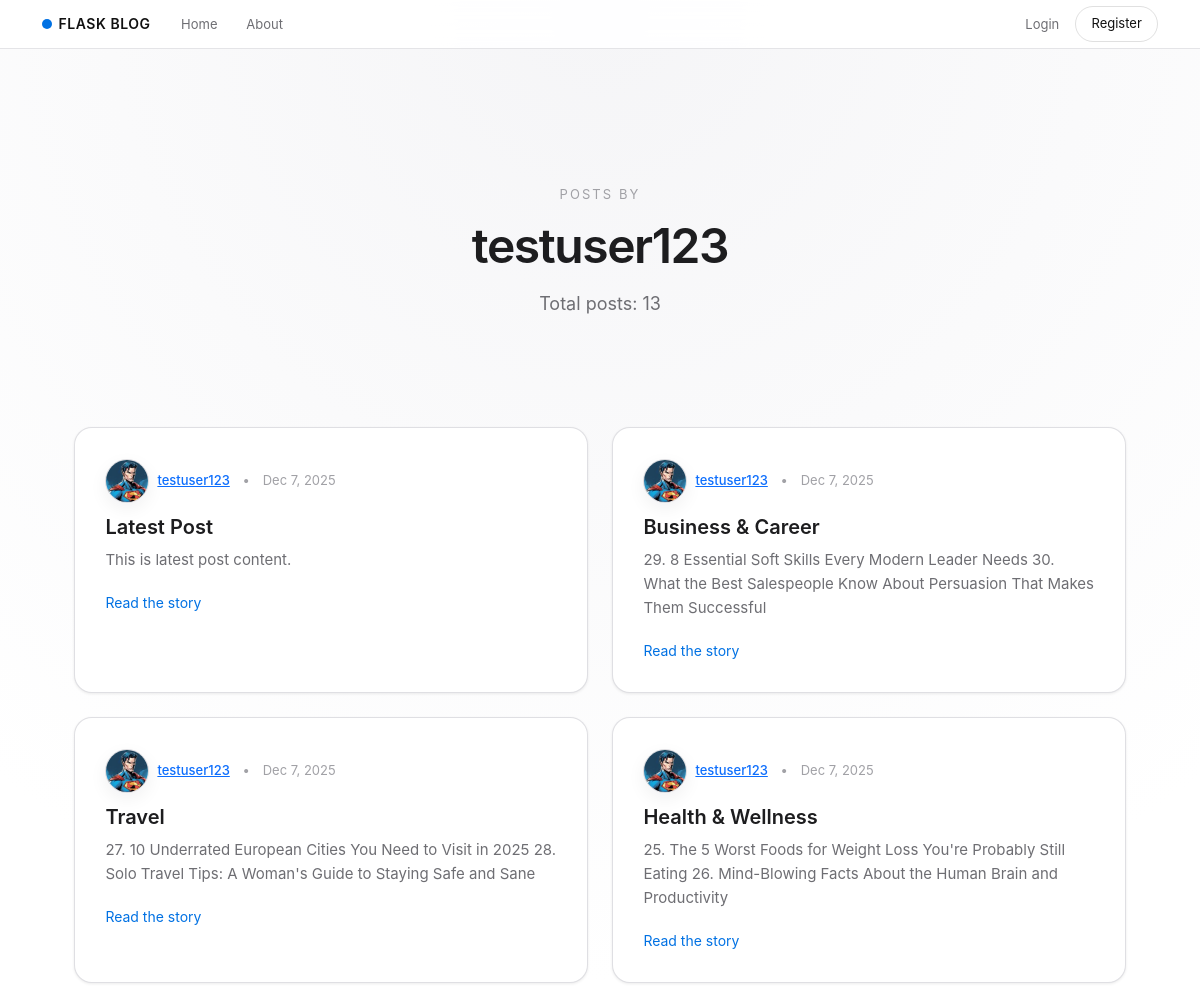
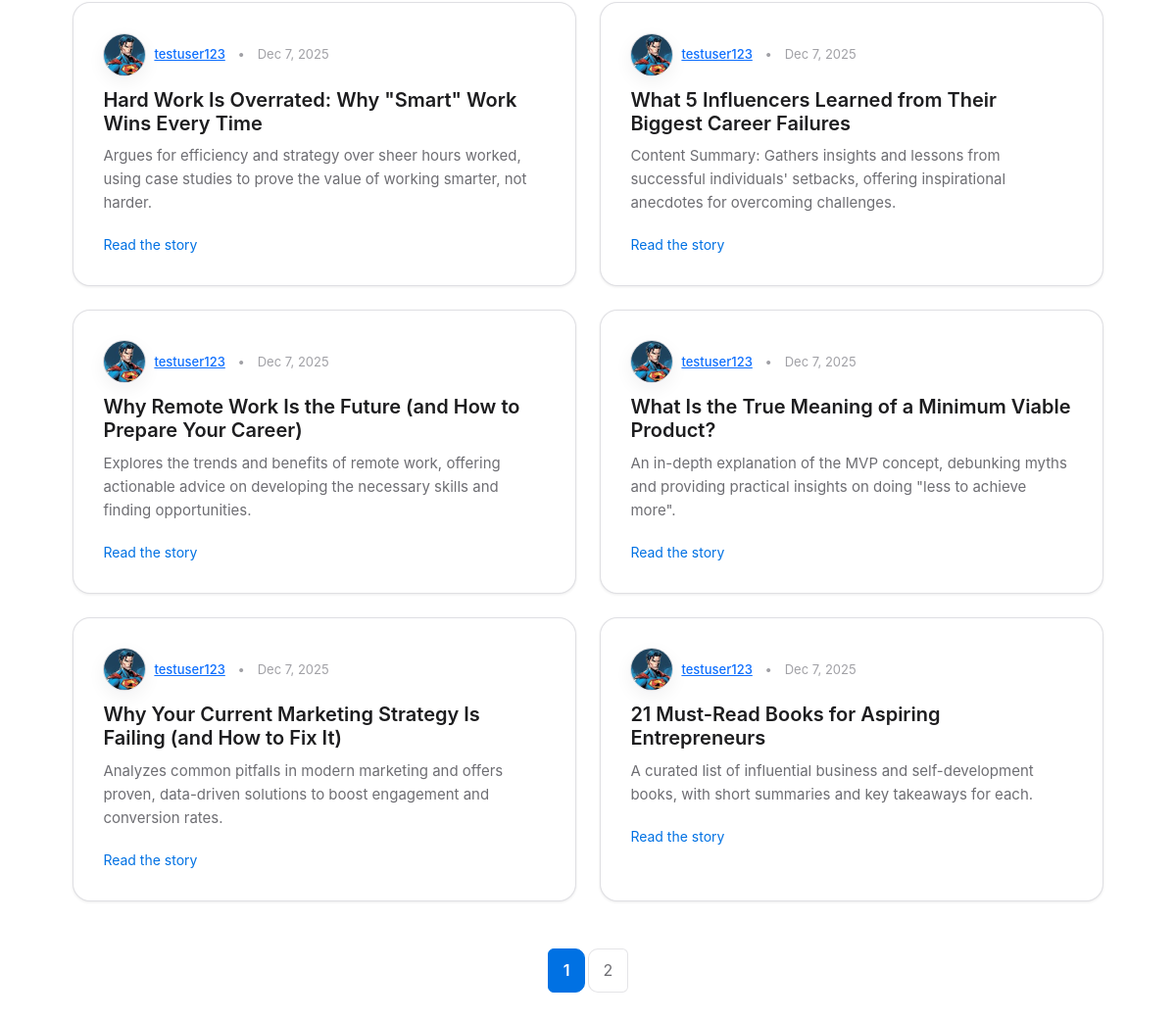
Page /user/testuser123 on the earlier database version (2 pictures, top to bottom).
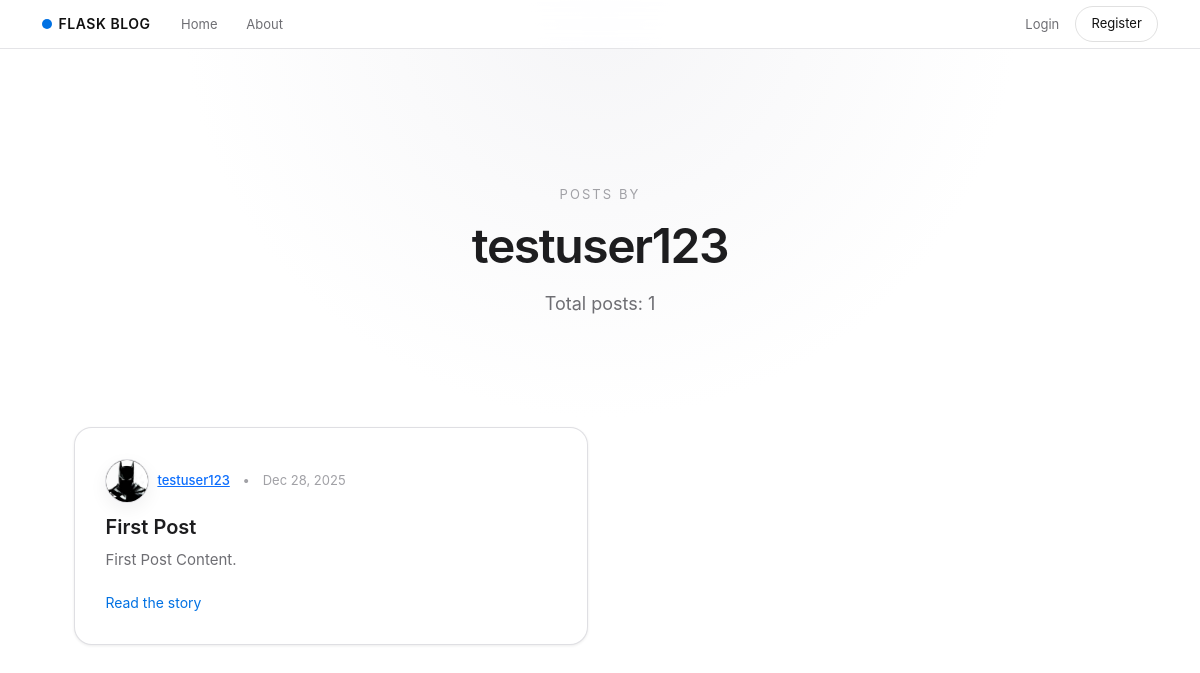
Same page on the later database version.
### flaskblog/models.py (models this page shows, shortened)
class User(db.Model, UserMixin):
    id = db.Column(db.Integer, primary_key=True)
    username = db.Column(db.String(20), unique=True, nullable=False)
    email = db.Column(db.String(120), unique=True, nullable=False)
    image_file = db.Column(db.String(20), nullable=False, default='default.jpg')
    password = db.Column(db.String(60), nullable=False)
    posts = db.relationship('Post', backref='author', lazy=True)

class Post(db.Model):
    id = db.Column(db.Integer, primary_key=True)
    title = db.Column(db.String(100), nullable=False)
    date_posted = db.Column(
        db.DateTime(timezone=True),
        nullable=False,
        default=lambda: datetime.now(timezone.utc)
    )
    content = db.Column(db.Text, nullable=False)
    user_id = db.Column(db.Integer, db.ForeignKey('user.id'), nullable=False)

### flaskblog/users/routes.py (the view)
@users.route("/user/<string:username>")
def user_posts(username):
    user = db.session.execute(
                db.select(User).filter_by(username=username)
            ).scalar_one_or_none() or abort(404)
    page = request.args.get('page', 1, type=int)
    posts = Post.query.filter_by(author=user).order_by(Post.date_posted.desc()).paginate(page=page, per_page=10)
    return render_template('user_posts.html', posts=posts, user=user)

### flaskblog/templates/user_posts.html
{% extends "layout.html" %} {% block content %}
<section class="hero text-center">
  <p class="hero-eyebrow">Posts by</p>
  <h1 class="hero-title">{{ user.username }}</h1>
  <p class="hero-subtitle">Total posts: {{ posts.total }}</p>
</section>
<section class="stories-section">
  <div class="row g-4">
    {% for post in posts.items %}
    <div class="col-md-6">
      <article class="story-tile">
        <div class="story-meta">
          <img
            class="story-avatar"
            src="{{ url_for('static', filename='profile_pics/' ~ post.author.image_file) }}"
            alt="{{ post.author.username }} avatar"
          />
          <a
            class="story-author"
            href="{{ url_for('users.user_posts', username=post.author.username) }}"
          >
            {{ post.author.username }}
          </a>
          <span class="story-dot">•</span>
          <span class="story-date">
            {{ post.date_posted.strftime('%b %-d, %Y') }}
          </span>
        </div>
        <h3 class="story-title">{{ post.title }}</h3>
        <p class="story-excerpt">{{ post.content }}</p>
        <a
          href="{{ url_for('posts.post', post_id=post.id) }}"
          class="story-link"
        >
          Read the story
        </a>
      </article>
    </div>
    {% endfor %}
  </div>
  {% if posts.pages > 1 %}
  <div class="pagination-wrapper text-center mt-5">
    <nav>
      <ul class="pagination justify-content-center">
        {% for page_num in posts.iter_pages(left_edge=1, right_edge=1,
        left_current=1, right_current=2) %} {% if page_num %} {% if posts.page
        == page_num %}
        <li class="page-item active">
          <a
            class="page-link"
            href="{{ url_for('users.user_posts', username=user.username, page=page_num) }}"
          >
            {{ page_num }}
          </a>
        </li>
        {% else %}
        <li class="page-item">
          <a
            class="page-link"
            href="{{ url_for('users.user_posts', username=user.username, page=page_num) }}"
          >
            {{ page_num }}
          </a>
        </li>
        {% endif %} {% else %}
        <li class="page-item disabled"><span class="page-link">…</span></li>
        {% endif %} {% endfor %}
      </ul>
    </nav>
  </div>
  {% endif %}
</section>
{% endblock %}

Differences in the rows shown:
removed Post: image_file (picture), author.username "testuser123", date_posted "Dec 7, 2025", title "Latest Post", content "This is latest post content."
removed Post: image_file (picture), author.username "testuser123", date_posted "Dec 7, 2025", title "Business & Career", content "29. 8 Essential Soft Skills Every Modern Leader Needs 30. What the Best Salespeople Know About Persuasion That Makes Them Successful"
removed Post: image_file (picture), author.username "testuser123", date_posted "Dec 7, 2025", title "Travel", content "27. 10 Underrated European Cities You Need to Visit in 2025 28. Solo Travel Tips: A Woman's Guide to Staying Safe and Sane"
removed Post: image_file (picture), author.username "testuser123", date_posted "Dec 7, 2025", title "Health & Wellness", content "25. The 5 Worst Foods for Weight Loss You're Probably Still Eating 26. Mind-Blowing Facts About the Human Brain and Productivity"
removed Post: image_file (picture), author.username "testuser123", date_posted "Dec 7, 2025", title "Hard Work Is Overrated: Why \"Smart\" Work Wins Every Time", content "Argues for efficiency and strategy over sheer hours worked, using case studies to prove the value of working smarter, not harder."
removed Post: image_file (picture), author.username "testuser123", date_posted "Dec 7, 2025", title "What 5 Influencers Learned from Their Biggest Career Failures", content "Content Summary: Gathers insights and lessons from successful individuals' setbacks, offering inspirational anecdotes for overcoming challenges."
removed Post: image_file (picture), author.username "testuser123", date_posted "Dec 7, 2025", title "Why Remote Work Is the Future (and How to Prepare Your Career)", content "Explores the trends and benefits of remote work, offering actionable advice on developing the necessary skills and finding opportunities."
removed Post: image_file (picture), author.username "testuser123", date_posted "Dec 7, 2025", title "What Is the True Meaning of a Minimum Viable Product?", content "An in-depth explanation of the MVP concept, debunking myths and providing practical insights on doing \"less to achieve more\"."
removed Post: image_file (picture), author.username "testuser123", date_posted "Dec 7, 2025", title "Why Your Current Marketing Strategy Is Failing (and How to Fix It)", content "Analyzes common pitfalls in modern marketing and offers proven, data-driven solutions to boost engagement and conversion rates."
removed Post: image_file (picture), author.username "testuser123", date_posted "Dec 7, 2025", title "21 Must-Read Books for Aspiring Entrepreneurs", content "A curated list of influential business and self-development books, with short summaries and key takeaways for each."
now on this page (row edited): Post: image_file (picture), author.username "testuser123", date_posted "Dec 28, 2025", title "First Post", content "First Post Content."
Other differences:
{{ posts.total }}: "13" → "1"
list line gone: "1"
list line gone: "2"
